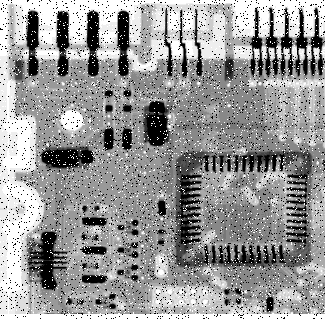
#> input picture 实验五自适应中值滤波与修正ALPHA滤波/source code/A_SP_1.bmp, 325 x 319 px, found by its file name
$ python main.py
#> lines starting #> are read from the running program, lines starting #| are printed output that depends on the picture
#> further down, image is the input picture: shape (319, 325, 3); min 0, max 255, mean 151.5
### 实验五自适应中值滤波与修正ALPHA滤波/source code/filter.py
import cv2
import numpy as np
import matplotlib.pyplot as plt


def alphaTrimmedMeanFilter(image, d, m, n):

    imagePadded = np.pad(image, ((m//2, m//2), (n//2, n//2)), mode='edge')
    new_image = image.copy().astype("float64")

    for r in range(image.shape[0]):
        for c in range(image.shape[1]):
            subimage = np.sort(imagePadded[r:r + m, c:c + n].flatten(), axis=0)
            new_image[r, c] = np.sum(subimage[d//2:m*n-d//2])/(subimage[d//2:m*n-d//2].shape[0])

    cv2.imshow("Turbulence Blur", np.uint8(cv2.normalize(new_image, None, 0, 255, cv2.NORM_MINMAX)))
    cv2.waitKey(0)
    cv2.destroyAllWindows()

    return np.uint8(cv2.normalize(new_image, None, 0, 255, cv2.NORM_MINMAX))


def adaptiveMedianFilter(image, d0, dmax):
    hPad, wPad = dmax//2, dmax//2
    imagePadded = np.pad(image.copy(), ((dmax//2, dmax//2), (dmax//2, dmax//2)), mode='edge')
    imgAdaMedFilter = np.zeros(image.shape)
    for i in range(hPad, hPad+image.shape[0]):
        for j in range(wPad, wPad+image.shape[1]):
            ksize = d0
            k = int(ksize/2)
            pad = imagePadded[i-k:i+k+1, j-k:j+k+1]
            zxy = image[i-hPad][j-wPad]
            zmin = np.min(pad)
            zmed = np.sort(pad.flatten(), axis=0)[pad.flatten().shape[0]//2]
            zmax = np.max(pad)

            if zmin < zmed < zmax:
                if zmin < zxy < zmax:
                    imgAdaMedFilter[i-hPad, j-wPad] = zxy
                else:
                    imgAdaMedFilter[i-hPad, j-wPad] = zmed
            else:
                while True:
                    ksize = ksize + 2
                    if zmin < zmed < zmax or ksize > dmax:
                        break
                    k = int(ksize / 2)
                    pad = imagePadded[i-k:i+k+1, j-k:j+k+1]
                    zmed = np.sort(pad.flatten(), axis=0)[pad.flatten().shape[0]//2]
                    zmin = np.min(pad)
                    zmax = np.max(pad)
                if zmin < zmed < zmax or ksize > dmax:
                    if zmin < zxy < zmax:
                        imgAdaMedFilter[i-hPad, j-wPad] = zxy
                    else:
                        imgAdaMedFilter[i-hPad, j-wPad] = zmed
    cv2.imshow("Turbulence Blur", np.uint8(cv2.normalize(imgAdaMedFilter, None, 0, 255, cv2.NORM_MINMAX)))
    cv2.waitKey(0)
    cv2.destroyAllWindows()
    return np.uint8(cv2.normalize(imgAdaMedFilter, None, 0, 255, cv2.NORM_MINMAX))


def saltpepper_noise(image, proportion):
    image_copy = image.copy()
    img_Y, img_X = image.shape
    X = np.random.randint(img_X,size=(int(proportion*img_X*img_Y),))
    Y = np.random.randint(img_Y,size=(int(proportion*img_X*img_Y),))
    image_copy[Y, X] = np.random.choice([0, 255], size=(int(proportion*img_X*img_Y),))
    return image_copy


def gaussian_noise(img, mean, sigma):
#> called with mean = 0, sigma = 0.05
    img = img / 255
    noise = np.random.normal(mean, sigma, img.shape)
    gaussian_out = img + noise
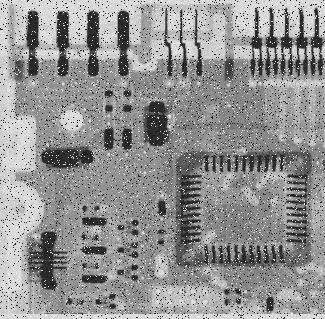
#> gaussian_out: shape (319, 325) float64; min -0.243, max 1.21, mean 0.594; drawn with min black and max white
    gaussian_out = np.clip(gaussian_out, 0, 1)
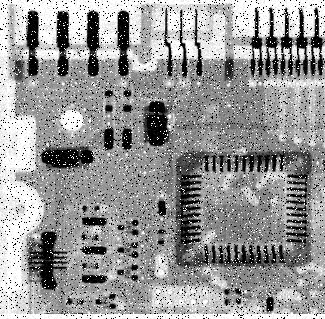
#> gaussian_out: shape (319, 325) float64; min 0, max 1, mean 0.594
    gaussian_out = np.uint8(gaussian_out*255)
    return gaussian_out


### 实验五自适应中值滤波与修正ALPHA滤波/source code/main.py
import cv2
import filter as F
import numpy as np
import matplotlib.pyplot as plt


if __name__ == "__main__":
    img_path = "C:\\Users\\WYF\\Desktop\\DIP\\Experiments2_Filtering\\A_SP_1.bmp"

    image = cv2.imread(img_path)

    image = cv2.cvtColor(image, cv2.COLOR_BGR2GRAY)

    image = F.gaussian_noise(image, 0, 0.05)
    image = F.saltpepper_noise(image, 0.5)
#> in saltpepper_noise, `image_copy[Y, X] = np.random.choice([0, 255], size=(int(proportion*img..`:
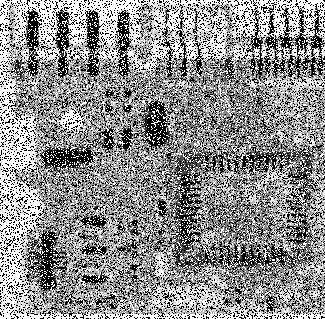
#> image_copy: shape (319, 325); min 0, max 255, mean 141.4


    image = F.adaptiveMedianFilter(image, 3, 9)
#> in adaptiveMedianFilter, `imagePadded = np.pad(image.copy(), ((dmax//2, dmax//2), (dmax//2, dmax..`:
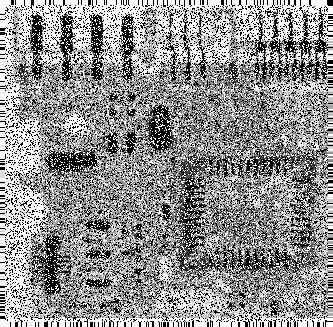
#> imagePadded: shape (327, 333); min 0, max 255, mean 143.2
#> after the loop in adaptiveMedianFilter, `for i in range(hPad, hPad+image.shape[0]):`:
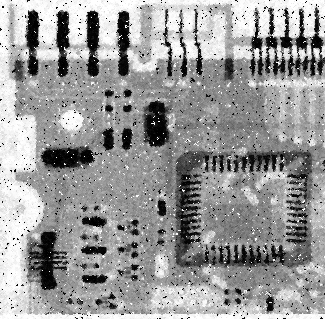
#> imgAdaMedFilter: shape (319, 325) float64; min 0, max 255, mean 153.1
    image = F.alphaTrimmedMeanFilter(image, 16, 5, 5)
#> in alphaTrimmedMeanFilter, `imagePadded = np.pad(image, ((m//2, m//2), (n//2, n//2)), mode='edge')`:
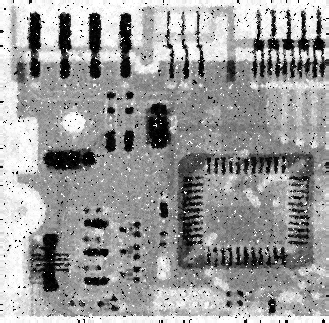
#> imagePadded: shape (323, 329); min 0, max 255, mean 154.7
#> after the loop in alphaTrimmedMeanFilter, `for r in range(image.shape[0]):`:
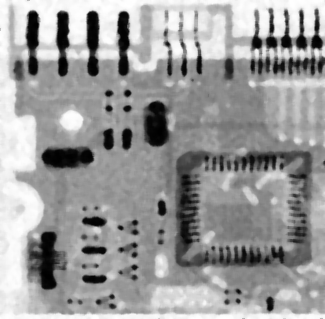
#> new_image: shape (319, 325) float64; min 0, max 255, mean 154.9
